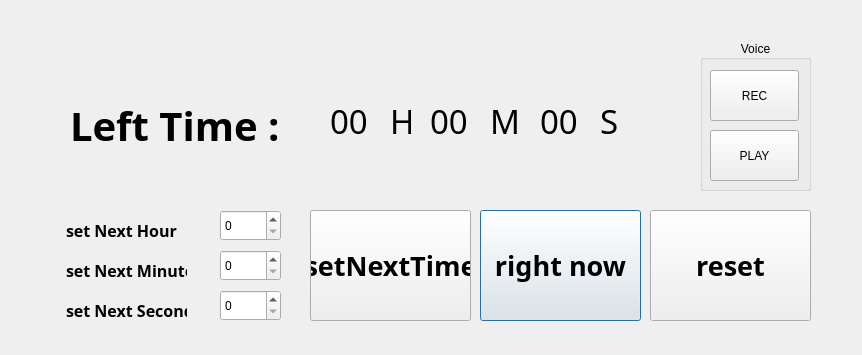
<?xml version="1.0" encoding="UTF-8"?>
<ui version="4.0">
 <class>Dialog</class>
 <widget class="QDialog" name="Dialog">
  <property name="geometry">
   <rect>
    <x>0</x>
    <y>0</y>
    <width>862</width>
    <height>355</height>
   </rect>
  </property>
  <property name="windowTitle">
   <string>Serail Test</string>
  </property>
  <widget class="QPushButton" name="giveInstantly">
   <property name="geometry">
    <rect>
     <x>480</x>
     <y>210</y>
     <width>161</width>
     <height>111</height>
    </rect>
   </property>
   <property name="font">
    <font>
     <family>Manjari</family>
     <pointsize>20</pointsize>
     <weight>75</weight>
     <bold>true</bold>
    </font>
   </property>
   <property name="text">
    <string>right now</string>
   </property>
  </widget>
  <widget class="QPushButton" name="setNextTime">
   <property name="geometry">
    <rect>
     <x>310</x>
     <y>210</y>
     <width>161</width>
     <height>111</height>
    </rect>
   </property>
   <property name="font">
    <font>
     <family>Manjari</family>
     <pointsize>20</pointsize>
     <weight>75</weight>
     <bold>true</bold>
    </font>
   </property>
   <property name="text">
    <string>setNextTime</string>
   </property>
  </widget>
  <widget class="QSpinBox" name="hour">
   <property name="geometry">
    <rect>
     <x>220</x>
     <y>210</y>
     <width>61</width>
     <height>31</height>
    </rect>
   </property>
  </widget>
  <widget class="QLabel" name="label">
   <property name="geometry">
    <rect>
     <x>66</x>
     <y>220</y>
     <width>111</width>
     <height>20</height>
    </rect>
   </property>
   <property name="font">
    <font>
     <family>Manjari</family>
     <pointsize>12</pointsize>
     <weight>75</weight>
     <bold>true</bold>
    </font>
   </property>
   <property name="text">
    <string>set Next Hour</string>
   </property>
  </widget>
  <widget class="QLabel" name="label_2">
   <property name="geometry">
    <rect>
     <x>66</x>
     <y>260</y>
     <width>121</width>
     <height>20</height>
    </rect>
   </property>
   <property name="font">
    <font>
     <family>Manjari</family>
     <pointsize>12</pointsize>
     <weight>75</weight>
     <bold>true</bold>
    </font>
   </property>
   <property name="text">
    <string>set Next Minute</string>
   </property>
  </widget>
  <widget class="QSpinBox" name="minute">
   <property name="geometry">
    <rect>
     <x>220</x>
     <y>250</y>
     <width>61</width>
     <height>31</height>
    </rect>
   </property>
  </widget>
  <widget class="QLabel" name="label_3">
   <property name="geometry">
    <rect>
     <x>66</x>
     <y>300</y>
     <width>121</width>
     <height>20</height>
    </rect>
   </property>
   <property name="font">
    <font>
     <family>Manjari</family>
     <pointsize>12</pointsize>
     <weight>75</weight>
     <bold>true</bold>
    </font>
   </property>
   <property name="text">
    <string>set Next Second</string>
   </property>
  </widget>
  <widget class="QSpinBox" name="second">
   <property name="geometry">
    <rect>
     <x>220</x>
     <y>290</y>
     <width>61</width>
     <height>31</height>
    </rect>
   </property>
  </widget>
  <widget class="QLabel" name="label_4">
   <property name="geometry">
    <rect>
     <x>70</x>
     <y>100</y>
     <width>221</width>
     <height>51</height>
    </rect>
   </property>
   <property name="font">
    <font>
     <family>Manjari</family>
     <pointsize>30</pointsize>
     <weight>75</weight>
     <bold>true</bold>
    </font>
   </property>
   <property name="text">
    <string>Left Time :</string>
   </property>
  </widget>
  <widget class="QLabel" name="label_5">
   <property name="geometry">
    <rect>
     <x>390</x>
     <y>100</y>
     <width>21</width>
     <height>41</height>
    </rect>
   </property>
   <property name="font">
    <font>
     <family>Manjari</family>
     <pointsize>25</pointsize>
    </font>
   </property>
   <property name="text">
    <string>H</string>
   </property>
  </widget>
  <widget class="QLabel" name="label_6">
   <property name="geometry">
    <rect>
     <x>490</x>
     <y>100</y>
     <width>31</width>
     <height>41</height>
    </rect>
   </property>
   <property name="font">
    <font>
     <family>Manjari</family>
     <pointsize>25</pointsize>
    </font>
   </property>
   <property name="text">
    <string>M</string>
   </property>
  </widget>
  <widget class="QLabel" name="label_7">
   <property name="geometry">
    <rect>
     <x>600</x>
     <y>100</y>
     <width>20</width>
     <height>41</height>
    </rect>
   </property>
   <property name="font">
    <font>
     <family>Manjari</family>
     <pointsize>25</pointsize>
    </font>
   </property>
   <property name="text">
    <string>S</string>
   </property>
  </widget>
  <widget class="QLabel" name="secondlabel">
   <property name="geometry">
    <rect>
     <x>540</x>
     <y>100</y>
     <width>41</width>
     <height>41</height>
    </rect>
   </property>
   <property name="font">
    <font>
     <family>Manjari</family>
     <pointsize>25</pointsize>
    </font>
   </property>
   <property name="text">
    <string>00</string>
   </property>
  </widget>
  <widget class="QLabel" name="hourlabel">
   <property name="geometry">
    <rect>
     <x>330</x>
     <y>100</y>
     <width>41</width>
     <height>41</height>
    </rect>
   </property>
   <property name="font">
    <font>
     <family>Manjari</family>
     <pointsize>25</pointsize>
    </font>
   </property>
   <property name="text">
    <string>00</string>
   </property>
  </widget>
  <widget class="QPushButton" name="reset">
   <property name="geometry">
    <rect>
     <x>650</x>
     <y>210</y>
     <width>161</width>
     <height>111</height>
    </rect>
   </property>
   <property name="font">
    <font>
     <family>Manjari</family>
     <pointsize>20</pointsize>
     <weight>75</weight>
     <bold>true</bold>
    </font>
   </property>
   <property name="text">
    <string>reset</string>
   </property>
  </widget>
  <widget class="QLabel" name="minutelabel">
   <property name="geometry">
    <rect>
     <x>430</x>
     <y>100</y>
     <width>41</width>
     <height>41</height>
    </rect>
   </property>
   <property name="font">
    <font>
     <family>Manjari</family>
     <pointsize>25</pointsize>
    </font>
   </property>
   <property name="text">
    <string>00</string>
   </property>
  </widget>
  <widget class="QGroupBox" name="groupBox">
   <property name="geometry">
    <rect>
     <x>700</x>
     <y>40</y>
     <width>111</width>
     <height>151</height>
    </rect>
   </property>
   <property name="title">
    <string>Voice</string>
   </property>
   <property name="alignment">
    <set>Qt::AlignCenter</set>
   </property>
   <widget class="QPushButton" name="btn_rec">
    <property name="geometry">
     <rect>
      <x>10</x>
      <y>30</y>
      <width>89</width>
      <height>51</height>
     </rect>
    </property>
    <property name="text">
     <string>REC</string>
    </property>
   </widget>
   <widget class="QPushButton" name="btn_play">
    <property name="geometry">
     <rect>
      <x>10</x>
      <y>90</y>
      <width>89</width>
      <height>51</height>
     </rect>
    </property>
    <property name="text">
     <string>PLAY</string>
    </property>
   </widget>
  </widget>
 </widget>
 <resources/>
 <connections/>
</ui>
